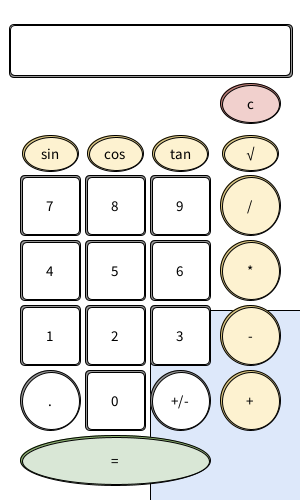
Frame 1 (no input)
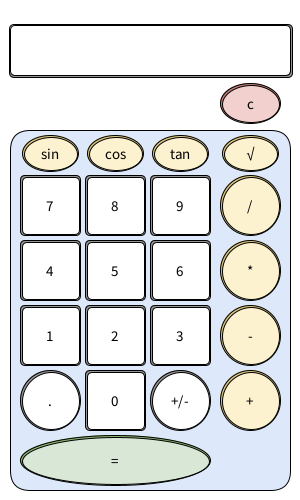
Frame 60 (the mouse pressed at the canvas centre just before this capture)
Frame 120 (the mouse held since frame 60 and released just before this capture): identical to frame 60, image omitted

The Processing sketch that drew these frames (run headless with seeded random() and noise(); from frame 60 on, the mouse is pressed at the canvas centre):

// Processing sketch: Calculator
// ── Calculator.pde
/*
Note: The Sin, Cos, and Tan are in radians because processing does not have a
calculate-in-degrees mode or at the least not to my knowledge.
*/
Button[] numBtn = new Button[10];
Button[] opBtn = new Button[12];
String disVal, leftVal, rightVal;
char opVal;
float result;
boolean firstNum, dec, numPlaced;
color c, b, d;

void setup() {
  textSize(15);
  c = color(150);
  b = color(255);
  d = color(200);
  size(300, 500);
  //         Button(int x, int y, int w, int h, int v, color c, boolean circle, char s);
  numBtn[0] = new Button(115, 400, 60, 60, c, b, d, false).asNumber(0);
  numBtn[1] = new Button(50, 335, 60, 60, c, b, d, false).asNumber(1);
  numBtn[2] = new Button(115, 335, 60, 60, c, b, d, false).asNumber(2);
  numBtn[3] = new Button(180, 335, 60, 60, c, b, d, false).asNumber(3);
  numBtn[4] = new Button(50, 270, 60, 60, c, b, d, false).asNumber(4);
  numBtn[5] = new Button(115, 270, 60, 60, c, b, d, false).asNumber(5);
  numBtn[6] = new Button(180, 270, 60, 60, c, b, d, false).asNumber(6);
  numBtn[7] = new Button(50, 205, 60, 60, c, b, d, false).asNumber(7);
  numBtn[8] = new Button(115, 205, 60, 60, c, b, d, false).asNumber(8);
  numBtn[9] = new Button(180, 205, 60, 60, c, b, d, false).asNumber(9);

  opBtn[0] = new Button(115, 460, 190, 50, color(#8CB26F), color(#D9E7D6), color(#C5D0C3), true).asOperator("=");
  opBtn[1] = new Button(250, 400, 60, 60, color(#DAC580), color(#FDF2D0), color(#E5DDC3), true).asOperator("+");
  opBtn[2] = new Button(250, 335, 60, 60, color(#DAC580), color(#FDF2D0), color(#E5DDC3), true).asOperator("-");
  opBtn[3] = new Button(250, 270, 60, 60, color(#DAC580), color(#FDF2D0), color(#E5DDC3), true).asOperator("*");
  opBtn[4] = new Button(250, 205, 60, 60, color(#DAC580), color(#FDF2D0), color(#E5DDC3), true).asOperator("/");
  opBtn[5] = new Button(50, 400, 60, 60, c, b, d, true).asOperator(".");
  opBtn[6] = new Button(180, 400, 60, 60, c, b, d, true).asOperator("+/-");
  opBtn[7] = new Button(250, 103, 60, 40, color(#BF7D77), color(#F1D0CD), color(#DAC2C0), true).asOperator("c");

  opBtn[8] = new Button(50, 153, 56, 36, color(#DAC580), color(#FDF2D0), color(#E5DDC3), true).asOperator("sin");
  opBtn[9] = new Button(115, 153, 56, 36, color(#DAC580), color(#FDF2D0), color(#E5DDC3), true).asOperator("cos");
  opBtn[10] = new Button(180, 153, 56, 36, color(#DAC580), color(#FDF2D0), color(#E5DDC3), true).asOperator("tan");
  opBtn[11] = new Button(250, 153, 56, 36, color(#DAC580), color(#FDF2D0), color(#E5DDC3), true).asOperator("√");
  disVal = "";
  leftVal = "";
  rightVal = "";
  opVal = ' ';
  result = 0.0;
  firstNum = true;
  dec = false;
  numPlaced = false;
}

void draw() {
  background(255);
  fill(221, 232, 250);
  rect(150, 310, 280, 360, 20);
  for (int i=0; i<numBtn.length; i++) {
    numBtn[i].hover();
    numBtn[i].display();
  }
  for (int i=0; i<opBtn.length; i++) {
    opBtn[i].hover();
    opBtn[i].display();
  }
  updateDisplay();
}
void updateDisplay() {
  textSize(20);
  fill(150);
  rect(151, 51, 283, 53, 5);    
  fill(255);
  rect(150, 50, 280, 50, 5);
  fill(0);
  textAlign(RIGHT, CENTER);
  text(disVal, 270, 50);
  textSize(15);
}
/*--------------------------KEYBOARD BUTTONS-------------------------------------*/
void keyPressed() {
  if (firstNum) {
    if (key == '1') {
      leftVal += 1;
      disVal = leftVal;
      numPlaced = true;
    } else if (key == '2') {
      leftVal += 2;
      disVal = leftVal;
      numPlaced = true;
    } else if (key == '3') {
      leftVal += 3;
      disVal = leftVal;
      numPlaced = true;
    } else if (key == '4') {
      leftVal += 4;
      disVal = leftVal;
      numPlaced = true;
    } else if (key == '5') {
      leftVal += 5;
      disVal = leftVal;
      numPlaced = true;
    } else if (key == '6') {
      leftVal += 6;
      disVal = leftVal;
      numPlaced = true;
    } else if (key == '7') {
      leftVal += 7;
      disVal = leftVal;
      numPlaced = true;
    } else if (key == '8') {
      leftVal += 8;
      disVal = leftVal;
      numPlaced = true;
    } else if (key == '9') {
      leftVal += 9;
      disVal = leftVal;
      numPlaced = true;
    } else if (key == '0') {
      leftVal += 0;
      disVal = leftVal;
      numPlaced = true;
    }
  } else {
    if (key == '1') {
      rightVal += 1;
      disVal = rightVal;
      numPlaced = true;
    } else if (key == '2') {
      rightVal += 2;
      disVal = rightVal;
      numPlaced = true;
    } else if (key == '3') {
      rightVal += 3;
      disVal = rightVal;
      numPlaced = true;
    } else if (key == '4') {
      rightVal += 4;
      disVal = rightVal;
      numPlaced = true;
    } else if (key == '5') {
      rightVal += 5;
      disVal = rightVal;
      numPlaced = true;
    } else if (key == '6') {
      rightVal += 6;
      disVal = rightVal;
      numPlaced = true;
    } else if (key == '7') {
      rightVal += 7;
      disVal = rightVal;
      numPlaced = true;
    } else if (key == '8') {
      rightVal += 8;
      disVal = rightVal;
      numPlaced = true;
    } else if (key == '9') {
      rightVal += 9;
      disVal = rightVal;
      numPlaced = true;
    } else if (key == '0') {
      rightVal += 0;
      disVal = rightVal;
      numPlaced = true;
    }
  }
  if (key == '+') {
    opVal = '+';
    firstNum = false;
    dec = false;
  } else if (key == '-') {
    opVal = '-';
    firstNum = false;
    dec = false;
  } else if (key == '*') {
    opVal = '*';
    firstNum = false;
    dec = false;
  } else if (key == '/') {
    opVal = '/';
    firstNum = false;
    dec = false;
  } else if (key == RETURN || key == ENTER) {
    performCalc();
  } else if (key == DELETE || key == BACKSPACE) {
    clear();
  }
}
/*-----------------------------------ONSCREEN BUTTONS-------------------------*/
void mouseReleased() {
  //NUMBERS
  for (int i=0; i<numBtn.length; i++) {
    if (numBtn[i].hov) {
      if (firstNum) {
        leftVal += numBtn[i].v;
        disVal = leftVal;
        numPlaced = true;
      } else {
        rightVal += numBtn[i].v;
        disVal = rightVal;
      }
    }
  }
  //OPERATIONS
  for (int i=0; i<opBtn.length; i++) {
    if (opBtn[i].hov) {
      if (opBtn[i].op == "+") {
        opVal = '+';
        firstNum = false;
        dec = false;
      } else if (opBtn[i].op == "-") {
        opVal = '-';
        firstNum = false;
        dec = false;
      } else if (opBtn[i].op == "*") {
        opVal = '*';
        firstNum = false;
        dec = false;
      } else if (opBtn[i].op == "/") {
        opVal = '/';
        firstNum = false;
        dec = false;
      } else if (opBtn[i].op == "sin") {
        opVal = 's';
        firstNum = false;
        dec = false;
      } else if (opBtn[i].op == "cos") {
        opVal = 'c';
        firstNum = false;
        dec = false;
      } else if (opBtn[i].op == "tan") {
        opVal = 't';
        firstNum = false;
        dec = false;
      } else if (opBtn[i].op == "√") {
        opVal = '√';
        firstNum = false;
        dec = false;
      } else if (opBtn[i].op == "+/-") {
        if (firstNum) {
          leftVal = str(float(leftVal)*-1);
          disVal = leftVal;
        } else {
          rightVal = str(float(rightVal)*-1);
          disVal = rightVal;
        }
      } else if (opBtn[i].op == ".") {
        if (firstNum) {
          if (dec) {
          } else {
            leftVal += opBtn[i].op;
            disVal = leftVal;
            dec = true;
          }
        } else {
          if (dec) {
          } else {
            rightVal += opBtn[i].op;
            disVal = rightVal;
            dec = true;
          }
        }
      } else if (opBtn[i].op == "=") {
        performCalc();
        dec = false;
      } else if (opBtn[i].op == "c") {
        clear();
      }
    }
  }
}
/*-----------------------------------CALCULATIONS---------------------------*/
void performCalc() {
  if (!firstNum) {
    if (opVal == '+') {
      result = float(leftVal) + float(rightVal);
      disVal = str(result);
    } else if (opVal == '-') {
      result = float(leftVal) - float(rightVal);
      disVal = str(result);
    } else if (opVal == '*') {
      result = (float(leftVal))*(float(rightVal));
      disVal = str(result);
    } else if (opVal == '/') {
      result = (float(leftVal))/(float(rightVal));
      disVal = str(result);
      //NOTE: SIN COS AND TAN ARE IN RADIANS. THE CONVERSION TO DEGREES DOES NOT PRODUCE A CORRECT ANSWER.
    } else if (opVal == 's') {
      if (numPlaced) {
        result = (float(leftVal))*sin(float(rightVal));
        disVal = str(result);
        numPlaced = false;
      } else {
        result = sin(float(rightVal));
        disVal = str((result));
      }
    } else if (opVal == 'c') {
      if (numPlaced) {
        result = (float(leftVal))*sin(float(rightVal));
        disVal = str(result);
        numPlaced = false;
      } else {
        result = sin(float(rightVal));
        disVal = str((result));
      }
    } else if (opVal == 't') {
      if (numPlaced) {
        result = (float(leftVal))*sin(float(rightVal));
        disVal = str(result);
        numPlaced = false;
      } else {
        result = sin(float(rightVal));
        disVal = str((result));
      }
    } else if (opVal == '√') {
      if (numPlaced) {
        result = (float(leftVal))*sqrt(float(rightVal));
        disVal = str(result);
        numPlaced = false;
      } else {
        result = sqrt(float(rightVal));
        disVal = str((result));
      }
    }
  } else {
    result = float(leftVal);
    disVal = str(result);
  }
  firstNum = true;
  rightVal = "";
  leftVal = str(result);
  numPlaced = false;
}

void clear() {
  disVal = "";
  leftVal = "";
  rightVal = "";
  opVal = ' ';
  result = 0.0;
  firstNum = true;
  dec = false;
  numPlaced = false;
}

// ── Button.pde
class Button {
  //Variables
  int x, y, w, h, v;
  String op;
  color c, b, d;
  boolean hov, circle;

  //Constructor
  Button(int x, int y, int w, int h, color c, color b, color d, boolean circle) {
    this.x = x;
    this.y = y;
    this.w = w;
    this.h = h;
    this.c = c;
    this.b = b;
    this.d = d;
    this.circle = circle;
    hov=false;
  }

  Button asNumber(int v) {
    this.v = v;
    circle = false;
    return this;
  }
  Button asOperator(String op) {
    this.op = op;
    circle = true;
    return this;
  }

  //Display
  void display() {
    ellipseMode(CENTER);
    textAlign(CENTER, CENTER);
    if (circle) {
      //For Operation Buttons
      if (hov) {
        fill(c);
        ellipse(x, y, w, h);
        fill(d);
        if (mousePressed) {
          ellipse(x-1, y-1, w-3, h-3);
          fill(0);
          text(op, x-1, y-1);
        } else {
          ellipse(x+1, y+1, w-3, h-3);
          fill(0);
          text(op, x, y);
        }
      } else {
        fill(c);
        ellipse(x, y, w, h);
        fill(b);
        ellipse(x+1, y+1, w-3, h-3);
        fill(0);
        text(op, x, y);
      }
    } else {
      //For Number Buttons
      rectMode(CENTER);
      textAlign(CENTER, CENTER);
      fill(c);
      rect(x, y, w, h, 5);
      if (hov) {
        fill(d);
        if (mousePressed) {
          rect(x-1, y-1, w-3, h-3, 5);
          fill(0);
          text(v, x-1, y-1);
        } else {
          rect(x+1, y+1, w-3, h-3, 5);
          fill(0);
          text(v, x, y);
        }
      } else {
        fill(b);
        rect(x+1, y+1, w-3, h-3, 5);
        fill(0);
        text(v, x, y);
      }
    }
  }
  //Hover Method
  void hover() {
    hov = mouseX > x-w/2 && mouseX < x+w/2 && mouseY > y-h/2 && mouseY < y+h/2;
  }
}
